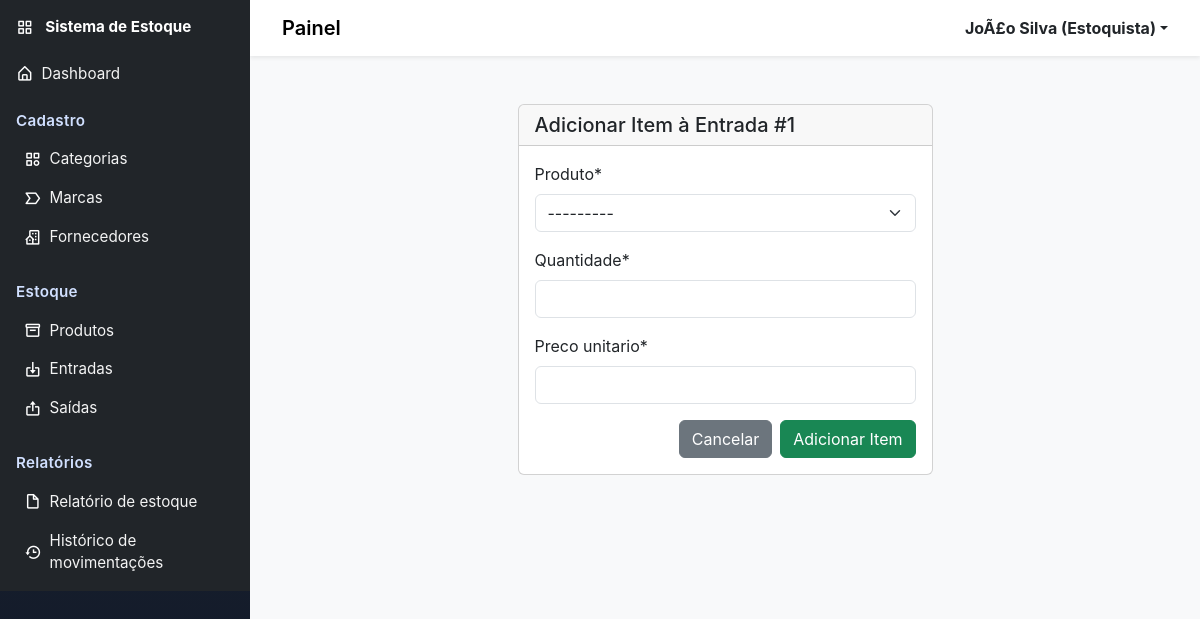
Page /movimentacoes/entradas/1/itens/adicionar/ (signed in) on the committed database.
### usuarios/models.py (models this page shows, shortened)
class Usuario(AbstractBaseUser, PermissionsMixin):
    NIVEL_ADMIN = "admin"
    NIVEL_ESTOQUISTA = "estoquista"
    NIVEL_CAIXA = "caixa"
    NIVEL_CHOICES = [
        (NIVEL_ADMIN, "Admin"),
        (NIVEL_ESTOQUISTA, "Estoquista"),
        (NIVEL_CAIXA, "Caixa"),
    ]
    id = models.AutoField(primary_key=True)
    nome = models.CharField("Nome", max_length=150)
    login = models.CharField("Login", max_length=50, unique=True)
    nivel_acesso = models.CharField(
        "Nível de acesso", max_length=30, choices=NIVEL_CHOICES, default=NIVEL_ESTOQUISTA)
    is_staff = models.BooleanField("Staff", default=False)
    is_active = models.BooleanField("Ativo", default=True)
    data_criacao = models.DateTimeField(
        "Data de criação", default=timezone.now)
    objects = UsuarioManager()
    USERNAME_FIELD = "login"
    REQUIRED_FIELDS = ["nome"]
    class Meta:
        verbose_name = "Usuário"
        verbose_name_plural = "Usuários"

### movimentacoes/models.py (models this page shows, shortened)
class EntradaEstoque(models.Model):
    id = models.AutoField(primary_key=True)
    fornecedor = models.ForeignKey(Fornecedor, on_delete=models.PROTECT, null=True, blank=True, related_name="entradas")
    data_entrada = models.DateTimeField(default=timezone.now)
    usuario_responsavel = models.ForeignKey(Usuario, on_delete=models.PROTECT, null=True, blank=True, related_name="entradas")
    observacao = models.TextField(blank=True, null=True)
    class Meta:
        verbose_name = "Entrada de Estoque"
        verbose_name_plural = "Entradas de Estoque"

### movimentacoes/views.py (the view)
@login_required
def adicionar_item_entrada(request, entrada_pk):
    entrada = get_object_or_404(EntradaEstoque, pk=entrada_pk)
    if request.method == 'POST':
        form = EntradaItemForm(request.POST)
        if form.is_valid():
            item = form.save(commit=False)
            item.entrada = entrada
            item.save()
            messages.success(request, 'Item adicionado à entrada!')
            return redirect('movimentacoes:index')
    else:
        form = EntradaItemForm()
    return render(request, 'movimentacoes/adicionar_item_entrada.html', {'form': form, 'entrada': entrada})

### movimentacoes/forms.py
class EntradaItemForm(forms.ModelForm):
    class Meta:
        model = EntradaItem
        fields = ['produto', 'quantidade', 'preco_unitario']
        widgets = {
            'produto': forms.Select(attrs={'class': 'form-control'}),
            'quantidade': forms.NumberInput(attrs={'class': 'form-control', 'min': 1}),
            'preco_unitario': forms.NumberInput(attrs={'class': 'form-control', 'step': '0.01'}),
        }

### produtos/models.py (called while the page is built)
    def __str__(self):
        return self.nome

### usuarios/templatetags/access_tags.py (called while the page is built)
@register.simple_tag(takes_context=True)
def has_access(context, allowed_levels):
    request = context.get('request')
    if not request or not hasattr(request, 'user') or not request.user.is_authenticated:
        return False
    nivel = getattr(request.user, 'nivel_acesso', None)
    if not nivel:
        return False
    allowed = [x.strip() for x in allowed_levels.split(',') if x.strip()]
    return nivel in allowed

### templates/movimentacoes/adicionar_item_entrada.html (shortened to what this page needs)
{% extends 'base.html' %}
{% load crispy_forms_tags %}
{% block content %}
<div class="container-fluid p-4">
    <div class="row">
        <div class="col-md-6 offset-md-3">
            <div class="card">
                <div class="card-header"><h5 class="mb-0">Adicionar Item à Entrada #{{ entrada.id }}</h5></div>
                <div class="card-body">
                    <form method="post">
                        {{ form|crispy }}
                        <div class="d-grid gap-2 d-sm-flex justify-content-sm-end">
                            <a href="{% url 'movimentacoes:index' %}" class="btn btn-secondary">Cancelar</a>
                            <button type="submit" class="btn btn-success">Adicionar Item</button>
                        </div>
                    </form>
                </div>
            </div>
        </div>
    </div>
</div>
{% endblock %}

### templates/includes/header.html (shortened to what this page needs)
<header class="navbar navbar-expand-lg navbar-light bg-white shadow-sm">
<div class="container-fluid">
<div class="d-flex align-items-center">
	<a class="navbar-brand" href="#">Painel</a>
</div>
<div class="d-flex align-items-center">
<div class="dropdown">
<a class="d-flex align-items-center text-dark text-decoration-none dropdown-toggle" href="#" id="userDropdown" data-bs-toggle="dropdown" aria-expanded="false">
	<strong>
		{% if request.user.is_authenticated %}
			{{ request.user.nome }} {% if request.user.get_nivel_acesso_display %}({{ request.user.get_nivel_acesso_display }}){% endif %}
		{% else %}
			Usuário
		{% endif %}
	</strong>
</a>
</div>
</div>
</div>
</header>

### static/css/style.css (style rules this page uses)
body { font-family: Inter, system-ui, -apple-system, 'Segoe UI', Roboto, 'Helvetica Neue', Arial; background-color: #f8f9fa; }
header.navbar .navbar-brand { font-weight:600 }
@media (min-width: 768px) { header.navbar { padding-left: 1.25rem; padding-right:1.25rem } }

### rows in the picture
Usuario: user.nome "JoÃ£o Silva", user.nivel_acesso "Estoquista"
EntradaEstoque: id "1"
